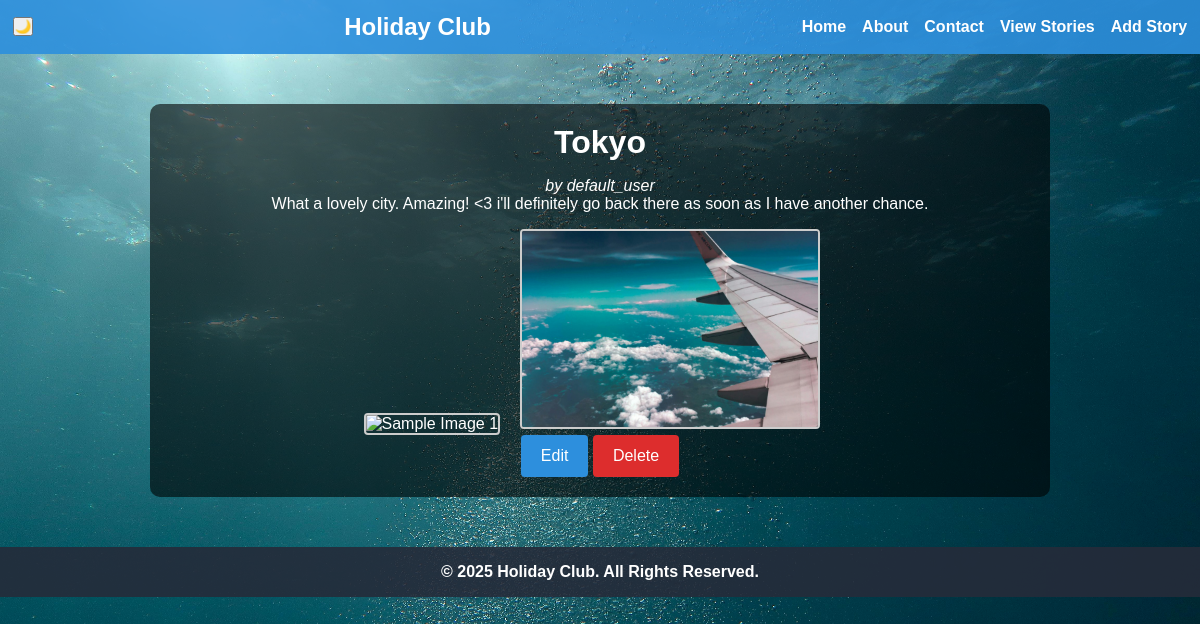
The page /story/7 on the database its author committed.
### tables this page shows
CREATE TABLE stories (
      id INTEGER PRIMARY KEY AUTOINCREMENT,
          user_id INTEGER NOT NULL,
              location TEXT NOT NULL,
                  story_text TEXT NOT NULL,
                      FOREIGN KEY (user_id) REFERENCES users(id)
                        );

CREATE TABLE users (
            id INTEGER PRIMARY KEY AUTOINCREMENT,
            username TEXT NOT NULL,
            email TEXT NOT NULL,
            password_hash TEXT
        );

### app.py (the view)
@app.route('/story/<int:story_id>')
def story_detail(story_id):
    conn = get_db_connection()
    story = conn.execute('''
        SELECT s.id, s.location, s.story_text, u.username
          FROM stories s
          JOIN users u ON s.user_id = u.id
         WHERE s.id = ?
    ''', (story_id,)).fetchone()
    conn.close()
    if story is None:
        flash("Story not found!", "error")
        return redirect(url_for('view_story'))
    return render_template('story.html', story=story)

### app.py (called while the page is built)
def get_db_connection():
    conn = sqlite3.connect(DATABASE)
    conn.row_factory = sqlite3.Row
    conn.execute('PRAGMA foreign_keys = ON;')
    return conn

### templates/story.html
{% extends 'base.html' %}
{% block content %}
  <h1>{{ story.location }}</h1>
  <p><em>by {{ story.username }}</em></p>
  <p>{{ story.story_text }}</p>
  <div class="story-images">
    <img src="{{ url_for('static', filename='images/sample1.jpg') }}" alt="Sample Image 1">
    <img src="{{ url_for('static', filename='images/sample2.jpg') }}" alt="Sample Image 2">
  </div>
  <div class="story-actions">
    <a href="{{ url_for('edit_story', story_id=story.id) }}" class="btn">Edit</a>
    <a href="{{ url_for('delete_story', story_id=story.id) }}" class="btn delete">Delete</a>
  </div>
{% endblock %}

### static/css/styles.css (style rules this page uses)
* { margin: 0; padding: 0; box-sizing: border-box; }
body { background: url("../images/background.jpg") no-repeat center center fixed; background-size: cover; font-family: Arial, sans-serif; color: white; margin: 0; padding: 0; }
h1, h2 { margin-bottom: 1rem; }
button[type="submit"], .btn { background-color: #2d8fdd; color: #fff; border: none; padding: 0.75rem 1.25rem; border-radius: 4px; cursor: pointer; text-decoration: none; display: inline-block; }
.btn.delete { background-color: #dd2d2d; }
.story-images img { width: 300px; height: 200px; object-fit: cover; margin-right: 1rem; margin-top: 1rem; border: 2px solid #ccc; border-radius: 4px; }

### rows shown on the page
stories: location "Tokyo", story_text "What a lovely city. Amazing! <3 i'll definitely go back there as soon as I have another chance."
users: username "default_user"
